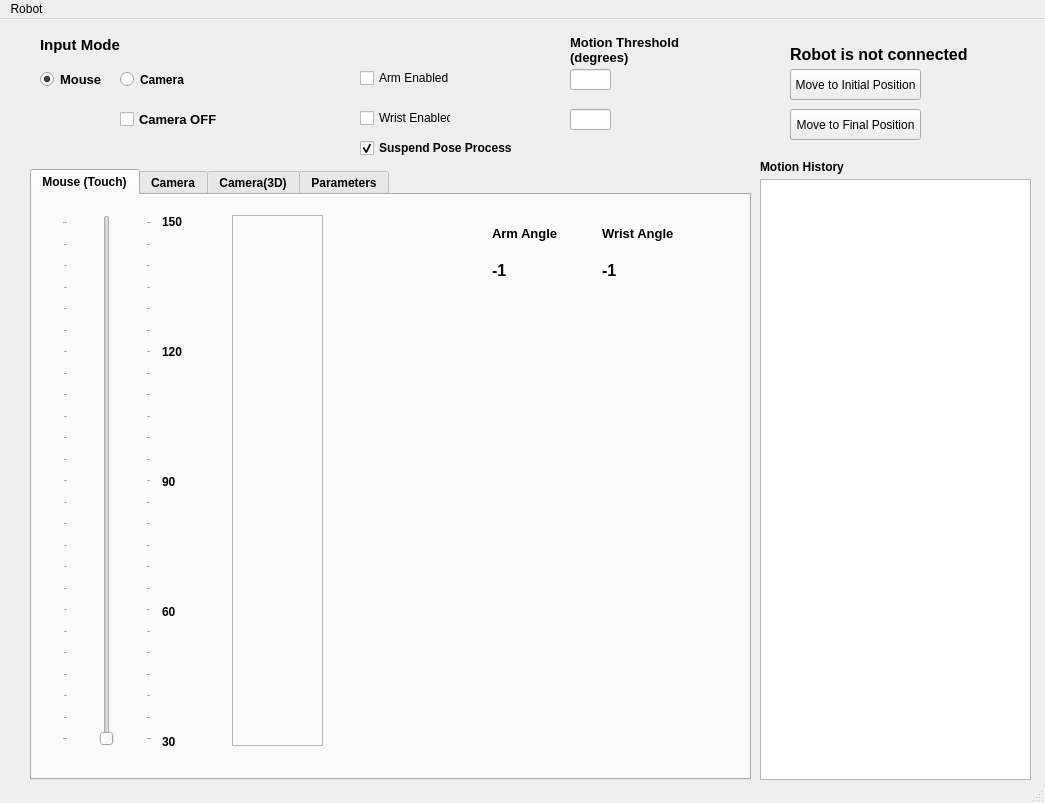
<?xml version="1.0" encoding="UTF-8"?>
<ui version="4.0">
 <class>MainWindow</class>
 <widget class="QMainWindow" name="MainWindow">
  <property name="geometry">
   <rect>
    <x>0</x>
    <y>0</y>
    <width>1045</width>
    <height>803</height>
   </rect>
  </property>
  <property name="windowTitle">
   <string>MainWindow</string>
  </property>
  <widget class="QWidget" name="centralwidget">
   <widget class="QTabWidget" name="tabWidget_Camera3D">
    <property name="geometry">
     <rect>
      <x>30</x>
      <y>150</y>
      <width>721</width>
      <height>611</height>
     </rect>
    </property>
    <property name="font">
     <font>
      <weight>75</weight>
      <bold>true</bold>
     </font>
    </property>
    <property name="currentIndex">
     <number>0</number>
    </property>
    <widget class="QWidget" name="tab_Mousse">
     <attribute name="title">
      <string>Mouse (Touch)</string>
     </attribute>
     <widget class="QLabel" name="label_2">
      <property name="geometry">
       <rect>
        <x>460</x>
        <y>60</y>
        <width>91</width>
        <height>31</height>
       </rect>
      </property>
      <property name="font">
       <font>
        <pointsize>12</pointsize>
        <weight>75</weight>
        <bold>true</bold>
       </font>
      </property>
      <property name="text">
       <string>-1</string>
      </property>
     </widget>
     <widget class="QLabel" name="label_12">
      <property name="geometry">
       <rect>
        <x>570</x>
        <y>60</y>
        <width>101</width>
        <height>31</height>
       </rect>
      </property>
      <property name="font">
       <font>
        <pointsize>12</pointsize>
        <weight>75</weight>
        <bold>true</bold>
       </font>
      </property>
      <property name="text">
       <string>-1</string>
      </property>
     </widget>
     <widget class="QLabel" name="label_11">
      <property name="geometry">
       <rect>
        <x>460</x>
        <y>30</y>
        <width>81</width>
        <height>16</height>
       </rect>
      </property>
      <property name="font">
       <font>
        <pointsize>10</pointsize>
        <weight>75</weight>
        <bold>true</bold>
       </font>
      </property>
      <property name="text">
       <string>Arm Angle</string>
      </property>
     </widget>
     <widget class="QLabel" name="label_13">
      <property name="geometry">
       <rect>
        <x>570</x>
        <y>30</y>
        <width>81</width>
        <height>16</height>
       </rect>
      </property>
      <property name="font">
       <font>
        <pointsize>10</pointsize>
        <weight>75</weight>
        <bold>true</bold>
       </font>
      </property>
      <property name="text">
       <string>Wrist Angle</string>
      </property>
     </widget>
     <widget class="QLabel" name="label_14">
      <property name="geometry">
       <rect>
        <x>130</x>
        <y>20</y>
        <width>47</width>
        <height>14</height>
       </rect>
      </property>
      <property name="text">
       <string>150</string>
      </property>
     </widget>
     <widget class="QLabel" name="label_16">
      <property name="geometry">
       <rect>
        <x>130</x>
        <y>280</y>
        <width>47</width>
        <height>14</height>
       </rect>
      </property>
      <property name="text">
       <string>90</string>
      </property>
     </widget>
     <widget class="QLabel" name="label_17">
      <property name="geometry">
       <rect>
        <x>130</x>
        <y>540</y>
        <width>47</width>
        <height>14</height>
       </rect>
      </property>
      <property name="text">
       <string>30</string>
      </property>
     </widget>
     <widget class="QLabel" name="label_18">
      <property name="geometry">
       <rect>
        <x>130</x>
        <y>150</y>
        <width>47</width>
        <height>14</height>
       </rect>
      </property>
      <property name="text">
       <string>120</string>
      </property>
     </widget>
     <widget class="QLabel" name="label_19">
      <property name="geometry">
       <rect>
        <x>130</x>
        <y>410</y>
        <width>47</width>
        <height>14</height>
       </rect>
      </property>
      <property name="text">
       <string>60</string>
      </property>
     </widget>
     <widget class="QSlider" name="verticalSlider">
      <property name="geometry">
       <rect>
        <x>30</x>
        <y>20</y>
        <width>90</width>
        <height>531</height>
       </rect>
      </property>
      <property name="mouseTracking">
       <bool>true</bool>
      </property>
      <property name="tabletTracking">
       <bool>true</bool>
      </property>
      <property name="minimum">
       <number>30</number>
      </property>
      <property name="maximum">
       <number>150</number>
      </property>
      <property name="pageStep">
       <number>5</number>
      </property>
      <property name="value">
       <number>30</number>
      </property>
      <property name="orientation">
       <enum>Qt::Vertical</enum>
      </property>
      <property name="tickPosition">
       <enum>QSlider::TicksBothSides</enum>
      </property>
      <property name="tickInterval">
       <number>5</number>
      </property>
     </widget>
     <widget class="QFrame" name="frame">
      <property name="geometry">
       <rect>
        <x>200</x>
        <y>20</y>
        <width>91</width>
        <height>531</height>
       </rect>
      </property>
      <property name="frameShape">
       <enum>QFrame::StyledPanel</enum>
      </property>
      <property name="frameShadow">
       <enum>QFrame::Raised</enum>
      </property>
     </widget>
    </widget>
    <widget class="QWidget" name="tab_Camera">
     <attribute name="title">
      <string>Camera</string>
     </attribute>
     <widget class="QLabel" name="label_CameraFrame">
      <property name="geometry">
       <rect>
        <x>20</x>
        <y>10</y>
        <width>681</width>
        <height>551</height>
       </rect>
      </property>
      <property name="text">
       <string/>
      </property>
     </widget>
    </widget>
    <widget class="QWidget" name="tab">
     <attribute name="title">
      <string>Camera(3D)</string>
     </attribute>
    </widget>
    <widget class="QWidget" name="tab_2">
     <attribute name="title">
      <string>Parameters</string>
     </attribute>
     <widget class="QLabel" name="label_4">
      <property name="geometry">
       <rect>
        <x>520</x>
        <y>10</y>
        <width>161</width>
        <height>21</height>
       </rect>
      </property>
      <property name="font">
       <font>
        <pointsize>12</pointsize>
        <weight>75</weight>
        <bold>true</bold>
       </font>
      </property>
      <property name="text">
       <string>Quick Test (Angle)</string>
      </property>
     </widget>
     <widget class="QLineEdit" name="lineEdit_StartAngle">
      <property name="geometry">
       <rect>
        <x>480</x>
        <y>60</y>
        <width>61</width>
        <height>21</height>
       </rect>
      </property>
      <property name="text">
       <string>30</string>
      </property>
     </widget>
     <widget class="QLineEdit" name="lineEdit_EndAngle">
      <property name="geometry">
       <rect>
        <x>560</x>
        <y>60</y>
        <width>61</width>
        <height>21</height>
       </rect>
      </property>
      <property name="text">
       <string>150</string>
      </property>
     </widget>
     <widget class="QLineEdit" name="lineEdit_AngleStepSize">
      <property name="geometry">
       <rect>
        <x>630</x>
        <y>60</y>
        <width>61</width>
        <height>21</height>
       </rect>
      </property>
      <property name="text">
       <string>10</string>
      </property>
     </widget>
     <widget class="QLabel" name="label_5">
      <property name="geometry">
       <rect>
        <x>480</x>
        <y>40</y>
        <width>47</width>
        <height>14</height>
       </rect>
      </property>
      <property name="text">
       <string>Start</string>
      </property>
     </widget>
     <widget class="QLabel" name="label_6">
      <property name="geometry">
       <rect>
        <x>560</x>
        <y>40</y>
        <width>47</width>
        <height>14</height>
       </rect>
      </property>
      <property name="text">
       <string>End</string>
      </property>
     </widget>
     <widget class="QLabel" name="label_8">
      <property name="geometry">
       <rect>
        <x>630</x>
        <y>40</y>
        <width>47</width>
        <height>14</height>
       </rect>
      </property>
      <property name="text">
       <string>Step</string>
      </property>
     </widget>
     <widget class="QCheckBox" name="checkBox_Blending">
      <property name="geometry">
       <rect>
        <x>20</x>
        <y>160</y>
        <width>81</width>
        <height>21</height>
       </rect>
      </property>
      <property name="text">
       <string>Blending</string>
      </property>
     </widget>
     <widget class="QLineEdit" name="lineEdit_QSize">
      <property name="geometry">
       <rect>
        <x>90</x>
        <y>60</y>
        <width>61</width>
        <height>21</height>
       </rect>
      </property>
      <property name="text">
       <string>0</string>
      </property>
     </widget>
     <widget class="QLabel" name="label_9">
      <property name="geometry">
       <rect>
        <x>10</x>
        <y>60</y>
        <width>61</width>
        <height>21</height>
       </rect>
      </property>
      <property name="font">
       <font>
        <pointsize>10</pointsize>
        <weight>50</weight>
        <bold>false</bold>
       </font>
      </property>
      <property name="text">
       <string>Q Size:</string>
      </property>
     </widget>
     <widget class="QLabel" name="label_10">
      <property name="geometry">
       <rect>
        <x>10</x>
        <y>100</y>
        <width>131</width>
        <height>51</height>
       </rect>
      </property>
      <property name="font">
       <font>
        <pointsize>10</pointsize>
        <weight>50</weight>
        <bold>false</bold>
       </font>
      </property>
      <property name="text">
       <string>Min Interval  between 
commands(ms):</string>
      </property>
     </widget>
     <widget class="QLineEdit" name="lineEdit_MinInterval">
      <property name="geometry">
       <rect>
        <x>150</x>
        <y>110</y>
        <width>61</width>
        <height>21</height>
       </rect>
      </property>
      <property name="text">
       <string>0</string>
      </property>
     </widget>
     <widget class="QPushButton" name="pushButton_MoveTest">
      <property name="geometry">
       <rect>
        <x>480</x>
        <y>110</y>
        <width>75</width>
        <height>23</height>
       </rect>
      </property>
      <property name="text">
       <string>Move</string>
      </property>
     </widget>
     <widget class="QDial" name="dial">
      <property name="geometry">
       <rect>
        <x>520</x>
        <y>210</y>
        <width>141</width>
        <height>111</height>
       </rect>
      </property>
     </widget>
     <widget class="QLineEdit" name="lineEdit_BlendingPercent">
      <property name="geometry">
       <rect>
        <x>120</x>
        <y>190</y>
        <width>61</width>
        <height>21</height>
       </rect>
      </property>
      <property name="text">
       <string>100</string>
      </property>
     </widget>
     <widget class="QLabel" name="label_15">
      <property name="geometry">
       <rect>
        <x>40</x>
        <y>190</y>
        <width>81</width>
        <height>21</height>
       </rect>
      </property>
      <property name="text">
       <string>Blending %</string>
      </property>
     </widget>
     <widget class="QLabel" name="label_20">
      <property name="geometry">
       <rect>
        <x>20</x>
        <y>280</y>
        <width>51</width>
        <height>21</height>
       </rect>
      </property>
      <property name="text">
       <string>Speed %</string>
      </property>
     </widget>
     <widget class="QLineEdit" name="lineEdit_BlendingPercent_2">
      <property name="geometry">
       <rect>
        <x>80</x>
        <y>280</y>
        <width>61</width>
        <height>21</height>
       </rect>
      </property>
      <property name="text">
       <string>100</string>
      </property>
     </widget>
     <widget class="QCheckBox" name="checkBox_Blending_2">
      <property name="geometry">
       <rect>
        <x>20</x>
        <y>250</y>
        <width>111</width>
        <height>21</height>
       </rect>
      </property>
      <property name="text">
       <string>Fixed Speed</string>
      </property>
     </widget>
    </widget>
   </widget>
   <widget class="QCheckBox" name="checkBox_Pause_PoseProcess">
    <property name="geometry">
     <rect>
      <x>360</x>
      <y>120</y>
      <width>211</width>
      <height>18</height>
     </rect>
    </property>
    <property name="font">
     <font>
      <pointsize>9</pointsize>
      <weight>75</weight>
      <bold>true</bold>
     </font>
    </property>
    <property name="text">
     <string>Suspend Pose Process</string>
    </property>
    <property name="checked">
     <bool>true</bool>
    </property>
   </widget>
   <widget class="QLineEdit" name="lineEdit_MT_Wrist">
    <property name="geometry">
     <rect>
      <x>570</x>
      <y>90</y>
      <width>41</width>
      <height>21</height>
     </rect>
    </property>
   </widget>
   <widget class="QCheckBox" name="checkBox_enableAngle">
    <property name="geometry">
     <rect>
      <x>360</x>
      <y>50</y>
      <width>111</width>
      <height>18</height>
     </rect>
    </property>
    <property name="text">
     <string>Arm Enabled</string>
    </property>
   </widget>
   <widget class="QLineEdit" name="lineEdit_MT_Arm">
    <property name="geometry">
     <rect>
      <x>570</x>
      <y>50</y>
      <width>41</width>
      <height>21</height>
     </rect>
    </property>
   </widget>
   <widget class="QCheckBox" name="checkBox_enableWrist">
    <property name="geometry">
     <rect>
      <x>360</x>
      <y>90</y>
      <width>91</width>
      <height>18</height>
     </rect>
    </property>
    <property name="text">
     <string>Wrist Enabled</string>
    </property>
   </widget>
   <widget class="QLabel" name="label">
    <property name="geometry">
     <rect>
      <x>570</x>
      <y>10</y>
      <width>121</width>
      <height>41</height>
     </rect>
    </property>
    <property name="font">
     <font>
      <pointsize>10</pointsize>
      <weight>75</weight>
      <bold>true</bold>
     </font>
    </property>
    <property name="text">
     <string>Motion Threshold
(degrees)</string>
    </property>
   </widget>
   <widget class="QTextEdit" name="textEdit">
    <property name="geometry">
     <rect>
      <x>760</x>
      <y>160</y>
      <width>271</width>
      <height>601</height>
     </rect>
    </property>
   </widget>
   <widget class="QLabel" name="label_7">
    <property name="geometry">
     <rect>
      <x>760</x>
      <y>140</y>
      <width>201</width>
      <height>16</height>
     </rect>
    </property>
    <property name="font">
     <font>
      <weight>75</weight>
      <bold>true</bold>
     </font>
    </property>
    <property name="text">
     <string>Motion History</string>
    </property>
   </widget>
   <widget class="QLabel" name="label_3">
    <property name="geometry">
     <rect>
      <x>40</x>
      <y>10</y>
      <width>111</width>
      <height>31</height>
     </rect>
    </property>
    <property name="font">
     <font>
      <pointsize>11</pointsize>
      <weight>75</weight>
      <bold>true</bold>
     </font>
    </property>
    <property name="text">
     <string>Input Mode</string>
    </property>
   </widget>
   <widget class="QRadioButton" name="radioButton_Mouse">
    <property name="geometry">
     <rect>
      <x>40</x>
      <y>50</y>
      <width>141</width>
      <height>21</height>
     </rect>
    </property>
    <property name="font">
     <font>
      <pointsize>10</pointsize>
      <weight>75</weight>
      <bold>true</bold>
     </font>
    </property>
    <property name="text">
     <string>Mouse</string>
    </property>
    <property name="checked">
     <bool>true</bool>
    </property>
   </widget>
   <widget class="QRadioButton" name="radioButton_Camera">
    <property name="geometry">
     <rect>
      <x>120</x>
      <y>50</y>
      <width>111</width>
      <height>21</height>
     </rect>
    </property>
    <property name="font">
     <font>
      <weight>75</weight>
      <bold>true</bold>
     </font>
    </property>
    <property name="text">
     <string>Camera</string>
    </property>
   </widget>
   <widget class="QCheckBox" name="checkBox_CameraOff">
    <property name="geometry">
     <rect>
      <x>120</x>
      <y>80</y>
      <width>171</width>
      <height>41</height>
     </rect>
    </property>
    <property name="font">
     <font>
      <pointsize>10</pointsize>
      <weight>75</weight>
      <bold>true</bold>
     </font>
    </property>
    <property name="text">
     <string>Camera OFF</string>
    </property>
   </widget>
   <widget class="QLabel" name="label_RobotConnected">
    <property name="geometry">
     <rect>
      <x>790</x>
      <y>20</y>
      <width>231</width>
      <height>31</height>
     </rect>
    </property>
    <property name="font">
     <font>
      <pointsize>12</pointsize>
      <weight>75</weight>
      <bold>true</bold>
     </font>
    </property>
    <property name="text">
     <string>Robot is not connected</string>
    </property>
   </widget>
   <widget class="QPushButton" name="pushButton_Move2InitialPos">
    <property name="geometry">
     <rect>
      <x>790</x>
      <y>50</y>
      <width>131</width>
      <height>31</height>
     </rect>
    </property>
    <property name="text">
     <string>Move to Initial Position</string>
    </property>
   </widget>
   <widget class="QPushButton" name="pushButton_Move2FinalPos">
    <property name="geometry">
     <rect>
      <x>790</x>
      <y>90</y>
      <width>131</width>
      <height>31</height>
     </rect>
    </property>
    <property name="text">
     <string>Move to Final Position</string>
    </property>
   </widget>
  </widget>
  <widget class="QMenuBar" name="menubar">
   <property name="geometry">
    <rect>
     <x>0</x>
     <y>0</y>
     <width>1045</width>
     <height>22</height>
    </rect>
   </property>
   <widget class="QMenu" name="menuRobot">
    <property name="title">
     <string>Robot</string>
    </property>
    <addaction name="actionConnect"/>
   </widget>
   <addaction name="menuRobot"/>
  </widget>
  <widget class="QStatusBar" name="statusbar"/>
  <action name="actionConnect">
   <property name="text">
    <string>Connect</string>
   </property>
  </action>
 </widget>
 <resources/>
 <connections/>
</ui>
